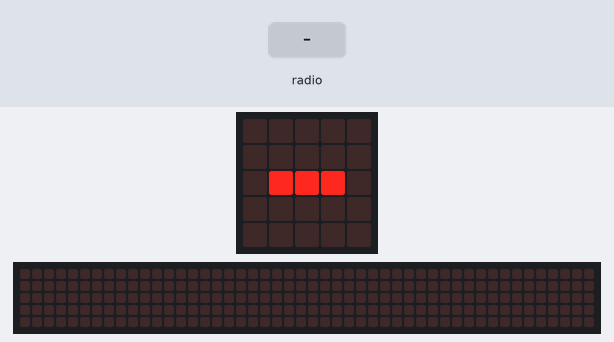
The program below on a simulated BBC micro:bit running MicroPython. Shown: the board's 5×5 LED display, a strip that is not on the board, showing the scrolling text unrolled. The test bench sets the inputs (shaded band). The 48×5 strip is a reading aid, not a part: it shows the text the display is scrolling, unrolled, one strip-width of it at a time.

Above: at 1.2 s.
1.3 s: radio message "1" arrives
At 1.37 s:
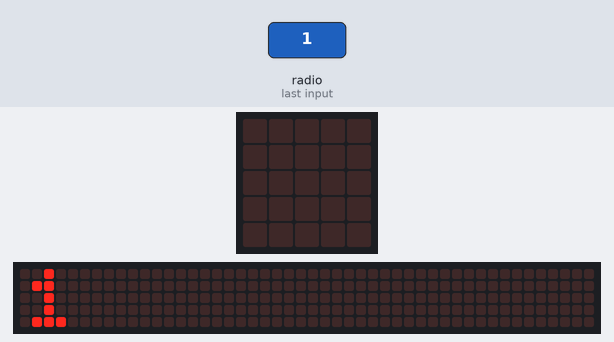
At 1.82 s:
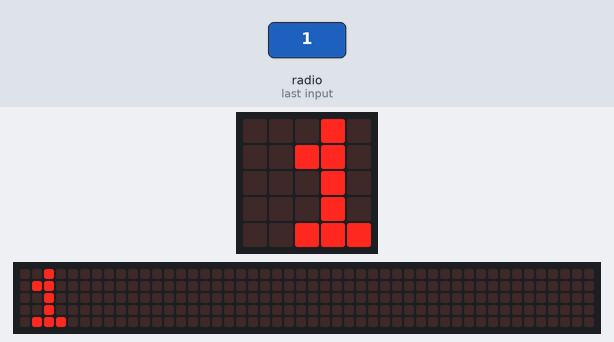
Timing chart, 0 to 4.3 s (numbered marks = the images above; inputs shaded):
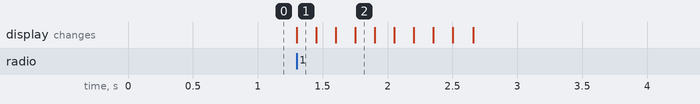

Measured:
- after the input at 1.3 s, the display: changes at once (image 1)

The program:

radiospy.py
```python
import radio
from microbit import *

# The radio won't work unless it's switched on.
radio.on()

# Event loop.
while True:
    display.show('-')
    received = radio.receive()
    if (received):
        display.scroll(received)
    sleep(10)
```
